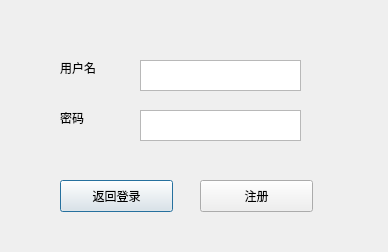
<?xml version="1.0" encoding="UTF-8"?>
<ui version="4.0">
 <class>sign</class>
 <widget class="QDialog" name="sign">
  <property name="geometry">
   <rect>
    <x>0</x>
    <y>0</y>
    <width>388</width>
    <height>252</height>
   </rect>
  </property>
  <property name="windowTitle">
   <string>Register</string>
  </property>
  <widget class="QPushButton" name="go_login">
   <property name="geometry">
    <rect>
     <x>60</x>
     <y>180</y>
     <width>113</width>
     <height>32</height>
    </rect>
   </property>
   <property name="text">
    <string>返回登录</string>
   </property>
  </widget>
  <widget class="QPushButton" name="register_2">
   <property name="geometry">
    <rect>
     <x>200</x>
     <y>180</y>
     <width>113</width>
     <height>32</height>
    </rect>
   </property>
   <property name="text">
    <string>注册</string>
   </property>
  </widget>
  <widget class="QLabel" name="label">
   <property name="geometry">
    <rect>
     <x>60</x>
     <y>60</y>
     <width>60</width>
     <height>16</height>
    </rect>
   </property>
   <property name="text">
    <string>用户名</string>
   </property>
  </widget>
  <widget class="QLabel" name="label_2">
   <property name="geometry">
    <rect>
     <x>60</x>
     <y>110</y>
     <width>60</width>
     <height>16</height>
    </rect>
   </property>
   <property name="text">
    <string>密码</string>
   </property>
  </widget>
  <widget class="QTextEdit" name="usr_name">
   <property name="geometry">
    <rect>
     <x>140</x>
     <y>60</y>
     <width>161</width>
     <height>31</height>
    </rect>
   </property>
  </widget>
  <widget class="QTextEdit" name="usr_pwd">
   <property name="geometry">
    <rect>
     <x>140</x>
     <y>110</y>
     <width>161</width>
     <height>31</height>
    </rect>
   </property>
  </widget>
 </widget>
 <resources/>
 <connections/>
</ui>
